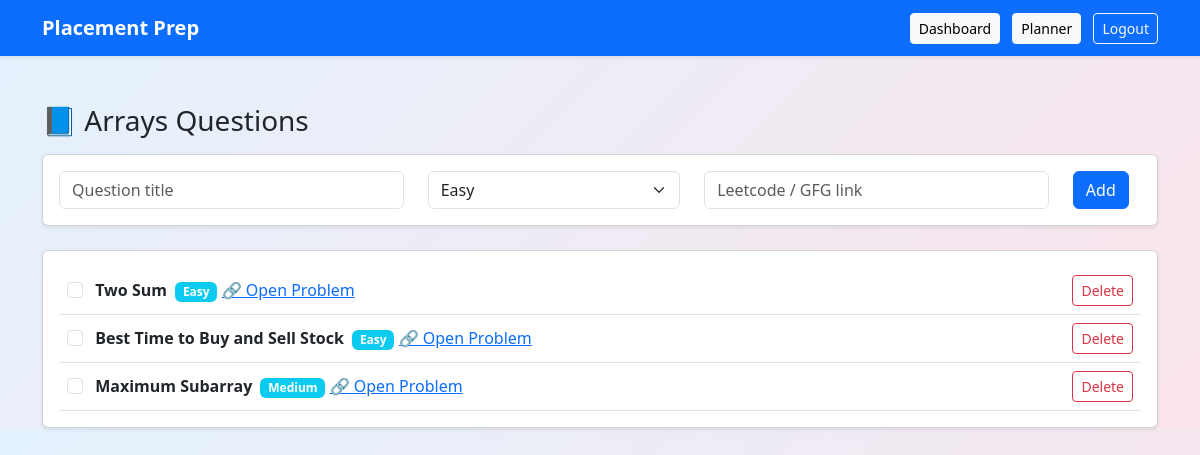
/questions/Arrays (signed in), run on the app's committed database.
### app.py (models this page shows)
class Question(db.Model):
    id = db.Column(db.Integer, primary_key=True)
    title = db.Column(db.String(200))
    difficulty = db.Column(db.String(20))
    link = db.Column(db.String(300))
    topic = db.Column(db.String(50))
    solved = db.Column(db.Boolean, default=False)
    user_email = db.Column(db.String(100))

### app.py (the view)
@app.route("/questions/<topic>")
def view_questions(topic):
    if "user" not in session:
        return redirect(url_for("login"))
    questions = Question.query.filter_by(
        user_email=session["user"],
        topic=topic
    ).all()
    return render_template(
        "questions.html",
        topic=topic,
        questions=questions
    )

### templates/questions.html (shortened to what this page needs)
{% extends "base.html" %}
{% block content %}
<h3 class="mb-3">📘 {{ topic }} Questions</h3>
<div class="card p-3 mb-4 shadow-sm">
  <form action="/add-question" method="POST">
    <div class="row">
      <div class="col-md-4">
        <input class="form-control" name="title" placeholder="Question title" required>
      </div>
      <div class="col-md-3">
        <select name="difficulty" class="form-select">
          <option>Easy</option>
        </select>
      </div>
      <div class="col-md-4">
        <input class="form-control" name="link" placeholder="Leetcode / GFG link">
      </div>
      <div class="col-md-1">
        <button class="btn btn-primary">Add</button>
      </div>
    </div>
  </form>
</div>
<div class="card p-3 shadow-sm">
  {% for q in questions %}
  <div class="d-flex justify-content-between align-items-center border-bottom p-2">
    <div>
      <input
        class="form-check-input me-2"
        type="checkbox"
        onchange="toggleQ({{ q.id }})"
      >
      <strong>{{ q.title }}</strong>
      <span class="badge bg-info ms-1">
        {{ q.difficulty }}
      </span>
     {% if q.link %}
  <a href="{{ q.link.strip() }}" target="_blank" rel="noopener">
    🔗 Open Problem
  </a>
{% endif %}
    </div>
    <form action="/delete-question" method="post" class="m-0">
      <button class="btn btn-sm btn-outline-danger">
        Delete
      </button>
    </form>
  </div>
  {% endfor %}
</div>
{% endblock %}

### data on the page
Question: title "Two Sum", difficulty "Easy"
Question: title "Best Time to Buy and Sell Stock", difficulty "Easy"
Question: title "Maximum Subarray", difficulty "Medium"

### other printed values
{{ topic }} "Arrays"
